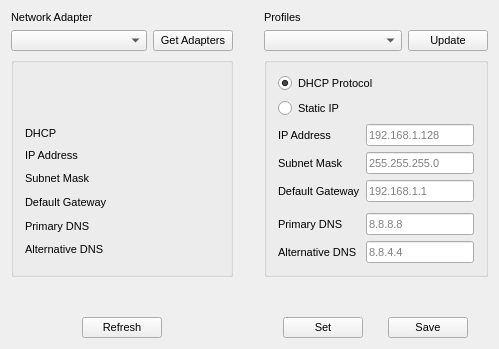
<?xml version="1.0" encoding="UTF-8"?>
<ui version="4.0">
 <class>ip_change</class>
 <widget class="QMainWindow" name="ip_change">
  <property name="geometry">
   <rect>
    <x>0</x>
    <y>0</y>
    <width>499</width>
    <height>349</height>
   </rect>
  </property>
  <property name="minimumSize">
   <size>
    <width>450</width>
    <height>349</height>
   </size>
  </property>
  <property name="maximumSize">
   <size>
    <width>600</width>
    <height>400</height>
   </size>
  </property>
  <property name="font">
   <font>
    <pointsize>8</pointsize>
   </font>
  </property>
  <property name="windowTitle">
   <string>ip swap</string>
  </property>
  <widget class="QWidget" name="centralWidget">
   <layout class="QGridLayout" name="gridLayout_2">
    <item row="2" column="3" rowspan="2" colspan="2">
     <widget class="QGroupBox" name="groupBox_2">
      <property name="sizePolicy">
       <sizepolicy hsizetype="Preferred" vsizetype="Preferred">
        <horstretch>0</horstretch>
        <verstretch>0</verstretch>
       </sizepolicy>
      </property>
      <property name="title">
       <string/>
      </property>
      <layout class="QGridLayout" name="gridLayout_5">
       <item row="1" column="0">
        <widget class="QRadioButton" name="ipDhcp">
         <property name="sizePolicy">
          <sizepolicy hsizetype="Preferred" vsizetype="Fixed">
           <horstretch>0</horstretch>
           <verstretch>0</verstretch>
          </sizepolicy>
         </property>
         <property name="text">
          <string>DHCP Protocol</string>
         </property>
         <property name="checked">
          <bool>true</bool>
         </property>
        </widget>
       </item>
       <item row="2" column="0">
        <widget class="QRadioButton" name="ipStatic">
         <property name="sizePolicy">
          <sizepolicy hsizetype="Preferred" vsizetype="Fixed">
           <horstretch>0</horstretch>
           <verstretch>0</verstretch>
          </sizepolicy>
         </property>
         <property name="text">
          <string>Static IP</string>
         </property>
         <property name="checkable">
          <bool>true</bool>
         </property>
         <property name="checked">
          <bool>false</bool>
         </property>
        </widget>
       </item>
       <item row="3" column="0">
        <layout class="QGridLayout" name="gridLayout">
         <item row="4" column="0">
          <widget class="QLabel" name="ldns1">
           <property name="enabled">
            <bool>true</bool>
           </property>
           <property name="sizePolicy">
            <sizepolicy hsizetype="Fixed" vsizetype="Preferred">
             <horstretch>0</horstretch>
             <verstretch>0</verstretch>
            </sizepolicy>
           </property>
           <property name="text">
            <string>Primary DNS</string>
           </property>
          </widget>
         </item>
         <item row="0" column="1" colspan="2">
          <widget class="QLineEdit" name="ip">
           <property name="enabled">
            <bool>true</bool>
           </property>
           <property name="sizePolicy">
            <sizepolicy hsizetype="Preferred" vsizetype="Fixed">
             <horstretch>0</horstretch>
             <verstretch>0</verstretch>
            </sizepolicy>
           </property>
           <property name="minimumSize">
            <size>
             <width>92</width>
             <height>0</height>
            </size>
           </property>
           <property name="text">
            <string/>
           </property>
           <property name="placeholderText">
            <string>192.168.1.128</string>
           </property>
          </widget>
         </item>
         <item row="2" column="1" colspan="2">
          <widget class="QLineEdit" name="gateway">
           <property name="enabled">
            <bool>true</bool>
           </property>
           <property name="sizePolicy">
            <sizepolicy hsizetype="Preferred" vsizetype="Fixed">
             <horstretch>0</horstretch>
             <verstretch>0</verstretch>
            </sizepolicy>
           </property>
           <property name="placeholderText">
            <string>192.168.1.1</string>
           </property>
          </widget>
         </item>
         <item row="0" column="0">
          <widget class="QLabel" name="lip">
           <property name="enabled">
            <bool>true</bool>
           </property>
           <property name="sizePolicy">
            <sizepolicy hsizetype="Fixed" vsizetype="Preferred">
             <horstretch>0</horstretch>
             <verstretch>0</verstretch>
            </sizepolicy>
           </property>
           <property name="text">
            <string>IP Address</string>
           </property>
          </widget>
         </item>
         <item row="1" column="1" colspan="2">
          <widget class="QLineEdit" name="mask">
           <property name="enabled">
            <bool>true</bool>
           </property>
           <property name="sizePolicy">
            <sizepolicy hsizetype="Preferred" vsizetype="Fixed">
             <horstretch>0</horstretch>
             <verstretch>0</verstretch>
            </sizepolicy>
           </property>
           <property name="text">
            <string/>
           </property>
           <property name="placeholderText">
            <string>255.255.255.0</string>
           </property>
          </widget>
         </item>
         <item row="1" column="0">
          <widget class="QLabel" name="lmask">
           <property name="enabled">
            <bool>true</bool>
           </property>
           <property name="sizePolicy">
            <sizepolicy hsizetype="Fixed" vsizetype="Preferred">
             <horstretch>0</horstretch>
             <verstretch>0</verstretch>
            </sizepolicy>
           </property>
           <property name="text">
            <string>Subnet Mask</string>
           </property>
          </widget>
         </item>
         <item row="2" column="0">
          <widget class="QLabel" name="lgateway">
           <property name="enabled">
            <bool>true</bool>
           </property>
           <property name="sizePolicy">
            <sizepolicy hsizetype="Fixed" vsizetype="Preferred">
             <horstretch>0</horstretch>
             <verstretch>0</verstretch>
            </sizepolicy>
           </property>
           <property name="text">
            <string>Default Gateway</string>
           </property>
          </widget>
         </item>
         <item row="4" column="1" colspan="2">
          <widget class="QLineEdit" name="dns1">
           <property name="enabled">
            <bool>true</bool>
           </property>
           <property name="sizePolicy">
            <sizepolicy hsizetype="Preferred" vsizetype="Fixed">
             <horstretch>0</horstretch>
             <verstretch>0</verstretch>
            </sizepolicy>
           </property>
           <property name="toolTip">
            <string/>
           </property>
           <property name="inputMask">
            <string/>
           </property>
           <property name="placeholderText">
            <string>8.8.8.8</string>
           </property>
          </widget>
         </item>
         <item row="5" column="0">
          <widget class="QLabel" name="ldns2">
           <property name="text">
            <string>Alternative DNS</string>
           </property>
          </widget>
         </item>
         <item row="5" column="1" colspan="2">
          <widget class="QLineEdit" name="dns2">
           <property name="sizePolicy">
            <sizepolicy hsizetype="Preferred" vsizetype="Fixed">
             <horstretch>0</horstretch>
             <verstretch>0</verstretch>
            </sizepolicy>
           </property>
           <property name="text">
            <string/>
           </property>
           <property name="placeholderText">
            <string>8.8.4.4</string>
           </property>
          </widget>
         </item>
         <item row="3" column="0" colspan="3">
          <spacer name="verticalSpacer">
           <property name="orientation">
            <enum>Qt::Vertical</enum>
           </property>
           <property name="sizeType">
            <enum>QSizePolicy::Fixed</enum>
           </property>
           <property name="sizeHint" stdset="0">
            <size>
             <width>20</width>
             <height>5</height>
            </size>
           </property>
          </spacer>
         </item>
        </layout>
       </item>
       <item row="4" column="0">
        <spacer name="verticalSpacer_4">
         <property name="orientation">
          <enum>Qt::Vertical</enum>
         </property>
         <property name="sizeType">
          <enum>QSizePolicy::Preferred</enum>
         </property>
         <property name="sizeHint" stdset="0">
          <size>
           <width>20</width>
           <height>0</height>
          </size>
         </property>
        </spacer>
       </item>
      </layout>
     </widget>
    </item>
    <item row="2" column="0" rowspan="2" colspan="2">
     <widget class="QGroupBox" name="groupBox">
      <property name="sizePolicy">
       <sizepolicy hsizetype="Expanding" vsizetype="Expanding">
        <horstretch>0</horstretch>
        <verstretch>0</verstretch>
       </sizepolicy>
      </property>
      <property name="title">
       <string/>
      </property>
      <layout class="QGridLayout" name="gridLayout_6">
       <item row="0" column="0" rowspan="3" colspan="2">
        <layout class="QGridLayout" name="gridLayout_3">
         <property name="leftMargin">
          <number>0</number>
         </property>
         <property name="topMargin">
          <number>6</number>
         </property>
         <property name="rightMargin">
          <number>6</number>
         </property>
         <property name="bottomMargin">
          <number>6</number>
         </property>
         <property name="horizontalSpacing">
          <number>0</number>
         </property>
         <property name="verticalSpacing">
          <number>6</number>
         </property>
         <item row="5" column="1">
          <spacer name="horizontalSpacer_7">
           <property name="orientation">
            <enum>Qt::Horizontal</enum>
           </property>
           <property name="sizeType">
            <enum>QSizePolicy::Fixed</enum>
           </property>
           <property name="sizeHint" stdset="0">
            <size>
             <width>10</width>
             <height>20</height>
            </size>
           </property>
          </spacer>
         </item>
         <item row="4" column="0">
          <widget class="QLabel" name="label_3">
           <property name="sizePolicy">
            <sizepolicy hsizetype="Fixed" vsizetype="Preferred">
             <horstretch>0</horstretch>
             <verstretch>0</verstretch>
            </sizepolicy>
           </property>
           <property name="minimumSize">
            <size>
             <width>0</width>
             <height>16</height>
            </size>
           </property>
           <property name="text">
            <string>Subnet Mask</string>
           </property>
          </widget>
         </item>
         <item row="3" column="0">
          <widget class="QLabel" name="label_2">
           <property name="sizePolicy">
            <sizepolicy hsizetype="Fixed" vsizetype="Preferred">
             <horstretch>0</horstretch>
             <verstretch>0</verstretch>
            </sizepolicy>
           </property>
           <property name="minimumSize">
            <size>
             <width>0</width>
             <height>16</height>
            </size>
           </property>
           <property name="text">
            <string>IP Address</string>
           </property>
          </widget>
         </item>
         <item row="7" column="0">
          <widget class="QLabel" name="label_6">
           <property name="sizePolicy">
            <sizepolicy hsizetype="Fixed" vsizetype="Preferred">
             <horstretch>0</horstretch>
             <verstretch>0</verstretch>
            </sizepolicy>
           </property>
           <property name="minimumSize">
            <size>
             <width>0</width>
             <height>16</height>
            </size>
           </property>
           <property name="text">
            <string>Alternative DNS</string>
           </property>
          </widget>
         </item>
         <item row="7" column="2">
          <widget class="QLabel" name="adns2">
           <property name="minimumSize">
            <size>
             <width>90</width>
             <height>16</height>
            </size>
           </property>
           <property name="text">
            <string/>
           </property>
          </widget>
         </item>
         <item row="6" column="0">
          <widget class="QLabel" name="label_5">
           <property name="sizePolicy">
            <sizepolicy hsizetype="Fixed" vsizetype="Preferred">
             <horstretch>0</horstretch>
             <verstretch>0</verstretch>
            </sizepolicy>
           </property>
           <property name="minimumSize">
            <size>
             <width>0</width>
             <height>16</height>
            </size>
           </property>
           <property name="text">
            <string>Primary DNS</string>
           </property>
          </widget>
         </item>
         <item row="0" column="0" colspan="3">
          <widget class="QLabel" name="connected">
           <property name="minimumSize">
            <size>
             <width>0</width>
             <height>16</height>
            </size>
           </property>
           <property name="font">
            <font>
             <weight>75</weight>
             <bold>true</bold>
            </font>
           </property>
           <property name="text">
            <string/>
           </property>
          </widget>
         </item>
         <item row="3" column="2">
          <widget class="QLabel" name="aip">
           <property name="minimumSize">
            <size>
             <width>90</width>
             <height>16</height>
            </size>
           </property>
           <property name="text">
            <string/>
           </property>
          </widget>
         </item>
         <item row="5" column="0">
          <widget class="QLabel" name="label_4">
           <property name="sizePolicy">
            <sizepolicy hsizetype="Fixed" vsizetype="Preferred">
             <horstretch>0</horstretch>
             <verstretch>0</verstretch>
            </sizepolicy>
           </property>
           <property name="minimumSize">
            <size>
             <width>0</width>
             <height>16</height>
            </size>
           </property>
           <property name="text">
            <string>Default Gateway</string>
           </property>
          </widget>
         </item>
         <item row="5" column="2">
          <widget class="QLabel" name="agateway">
           <property name="minimumSize">
            <size>
             <width>90</width>
             <height>16</height>
            </size>
           </property>
           <property name="text">
            <string/>
           </property>
          </widget>
         </item>
         <item row="2" column="2">
          <widget class="QLabel" name="adhcp">
           <property name="minimumSize">
            <size>
             <width>90</width>
             <height>16</height>
            </size>
           </property>
           <property name="text">
            <string/>
           </property>
          </widget>
         </item>
         <item row="4" column="2">
          <widget class="QLabel" name="amask">
           <property name="minimumSize">
            <size>
             <width>90</width>
             <height>16</height>
            </size>
           </property>
           <property name="text">
            <string/>
           </property>
          </widget>
         </item>
         <item row="6" column="2">
          <widget class="QLabel" name="adns1">
           <property name="minimumSize">
            <size>
             <width>90</width>
             <height>16</height>
            </size>
           </property>
           <property name="text">
            <string/>
           </property>
          </widget>
         </item>
         <item row="2" column="0">
          <widget class="QLabel" name="label_8">
           <property name="sizePolicy">
            <sizepolicy hsizetype="Fixed" vsizetype="Preferred">
             <horstretch>0</horstretch>
             <verstretch>0</verstretch>
            </sizepolicy>
           </property>
           <property name="minimumSize">
            <size>
             <width>0</width>
             <height>16</height>
            </size>
           </property>
           <property name="text">
            <string>DHCP</string>
           </property>
          </widget>
         </item>
         <item row="1" column="0" colspan="3">
          <widget class="QLabel" name="description">
           <property name="minimumSize">
            <size>
             <width>0</width>
             <height>16</height>
            </size>
           </property>
           <property name="font">
            <font>
             <weight>50</weight>
             <bold>false</bold>
            </font>
           </property>
           <property name="text">
            <string/>
           </property>
          </widget>
         </item>
        </layout>
       </item>
       <item row="3" column="0" colspan="2">
        <spacer name="verticalSpacer_2">
         <property name="orientation">
          <enum>Qt::Vertical</enum>
         </property>
         <property name="sizeType">
          <enum>QSizePolicy::Preferred</enum>
         </property>
         <property name="sizeHint" stdset="0">
          <size>
           <width>20</width>
           <height>0</height>
          </size>
         </property>
        </spacer>
       </item>
      </layout>
     </widget>
    </item>
    <item row="5" column="3" colspan="2">
     <layout class="QHBoxLayout" name="horizontalLayout_2">
      <item>
       <spacer name="spacer_1">
        <property name="orientation">
         <enum>Qt::Vertical</enum>
        </property>
        <property name="sizeHint" stdset="0">
         <size>
          <width>0</width>
          <height>0</height>
         </size>
        </property>
       </spacer>
      </item>
      <item>
       <widget class="QPushButton" name="set">
        <property name="sizePolicy">
         <sizepolicy hsizetype="Fixed" vsizetype="Fixed">
          <horstretch>0</horstretch>
          <verstretch>0</verstretch>
         </sizepolicy>
        </property>
        <property name="text">
         <string>Set</string>
        </property>
       </widget>
      </item>
      <item>
       <widget class="QPushButton" name="save">
        <property name="sizePolicy">
         <sizepolicy hsizetype="Fixed" vsizetype="Fixed">
          <horstretch>0</horstretch>
          <verstretch>0</verstretch>
         </sizepolicy>
        </property>
        <property name="text">
         <string>Save</string>
        </property>
       </widget>
      </item>
     </layout>
    </item>
    <item row="5" column="0" colspan="2">
     <layout class="QHBoxLayout" name="horizontalLayout">
      <item>
       <spacer name="horizontalSpacer">
        <property name="orientation">
         <enum>Qt::Horizontal</enum>
        </property>
        <property name="sizeHint" stdset="0">
         <size>
          <width>71</width>
          <height>20</height>
         </size>
        </property>
       </spacer>
      </item>
      <item>
       <widget class="QPushButton" name="refresh">
        <property name="sizePolicy">
         <sizepolicy hsizetype="Fixed" vsizetype="Fixed">
          <horstretch>0</horstretch>
          <verstretch>0</verstretch>
         </sizepolicy>
        </property>
        <property name="text">
         <string>Refresh</string>
        </property>
       </widget>
      </item>
      <item>
       <spacer name="horizontalSpacer_2">
        <property name="orientation">
         <enum>Qt::Horizontal</enum>
        </property>
        <property name="sizeHint" stdset="0">
         <size>
          <width>71</width>
          <height>20</height>
         </size>
        </property>
       </spacer>
      </item>
     </layout>
    </item>
    <item row="0" column="0" colspan="2">
     <widget class="QLabel" name="label_7">
      <property name="sizePolicy">
       <sizepolicy hsizetype="Fixed" vsizetype="Fixed">
        <horstretch>0</horstretch>
        <verstretch>0</verstretch>
       </sizepolicy>
      </property>
      <property name="text">
       <string>Network Adapter</string>
      </property>
     </widget>
    </item>
    <item row="0" column="3" colspan="2">
     <widget class="QLabel" name="label_9">
      <property name="sizePolicy">
       <sizepolicy hsizetype="Fixed" vsizetype="Fixed">
        <horstretch>0</horstretch>
        <verstretch>0</verstretch>
       </sizepolicy>
      </property>
      <property name="text">
       <string>Profiles</string>
      </property>
     </widget>
    </item>
    <item row="1" column="0" colspan="2">
     <layout class="QHBoxLayout" name="horizontalLayout_5">
      <item>
       <widget class="QComboBox" name="adapters">
        <property name="sizePolicy">
         <sizepolicy hsizetype="Preferred" vsizetype="Fixed">
          <horstretch>0</horstretch>
          <verstretch>0</verstretch>
         </sizepolicy>
        </property>
        <property name="minimumSize">
         <size>
          <width>0</width>
          <height>21</height>
         </size>
        </property>
       </widget>
      </item>
      <item>
       <widget class="QPushButton" name="getAdapters">
        <property name="sizePolicy">
         <sizepolicy hsizetype="Fixed" vsizetype="Fixed">
          <horstretch>0</horstretch>
          <verstretch>0</verstretch>
         </sizepolicy>
        </property>
        <property name="text">
         <string>Get Adapters</string>
        </property>
       </widget>
      </item>
     </layout>
    </item>
    <item row="1" column="3" colspan="2">
     <layout class="QHBoxLayout" name="horizontalLayout_3">
      <item>
       <widget class="QComboBox" name="profiles">
        <property name="sizePolicy">
         <sizepolicy hsizetype="Preferred" vsizetype="Fixed">
          <horstretch>0</horstretch>
          <verstretch>0</verstretch>
         </sizepolicy>
        </property>
        <property name="minimumSize">
         <size>
          <width>0</width>
          <height>21</height>
         </size>
        </property>
        <property name="editable">
         <bool>false</bool>
        </property>
       </widget>
      </item>
      <item>
       <widget class="QPushButton" name="update">
        <property name="sizePolicy">
         <sizepolicy hsizetype="Fixed" vsizetype="Fixed">
          <horstretch>0</horstretch>
          <verstretch>0</verstretch>
         </sizepolicy>
        </property>
        <property name="text">
         <string>Update</string>
        </property>
       </widget>
      </item>
     </layout>
    </item>
    <item row="4" column="0" colspan="5">
     <spacer name="verticalSpacer_3">
      <property name="orientation">
       <enum>Qt::Vertical</enum>
      </property>
      <property name="sizeHint" stdset="0">
       <size>
        <width>20</width>
        <height>40</height>
       </size>
      </property>
     </spacer>
    </item>
    <item row="2" column="2">
     <spacer name="horizontalSpacer_4">
      <property name="orientation">
       <enum>Qt::Horizontal</enum>
      </property>
      <property name="sizeType">
       <enum>QSizePolicy::Fixed</enum>
      </property>
      <property name="sizeHint" stdset="0">
       <size>
        <width>5</width>
        <height>20</height>
       </size>
      </property>
     </spacer>
    </item>
   </layout>
  </widget>
  <widget class="QMenuBar" name="menuBar">
   <property name="geometry">
    <rect>
     <x>0</x>
     <y>0</y>
     <width>499</width>
     <height>21</height>
    </rect>
   </property>
  </widget>
 </widget>
 <layoutdefault spacing="6" margin="11"/>
 <tabstops>
  <tabstop>profiles</tabstop>
  <tabstop>ip</tabstop>
  <tabstop>mask</tabstop>
  <tabstop>gateway</tabstop>
  <tabstop>dns1</tabstop>
  <tabstop>dns2</tabstop>
  <tabstop>set</tabstop>
  <tabstop>save</tabstop>
 </tabstops>
 <resources/>
 <connections/>
</ui>
